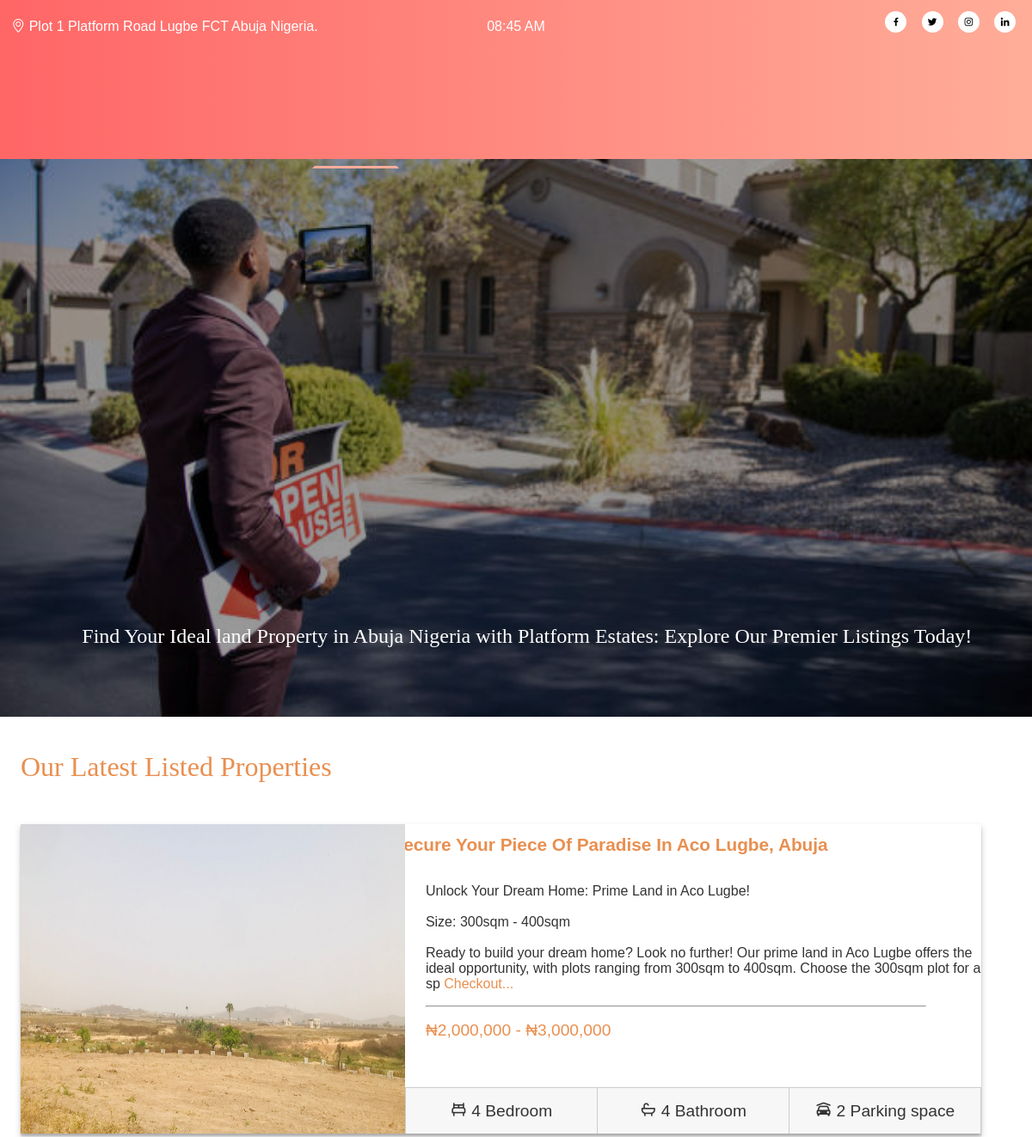
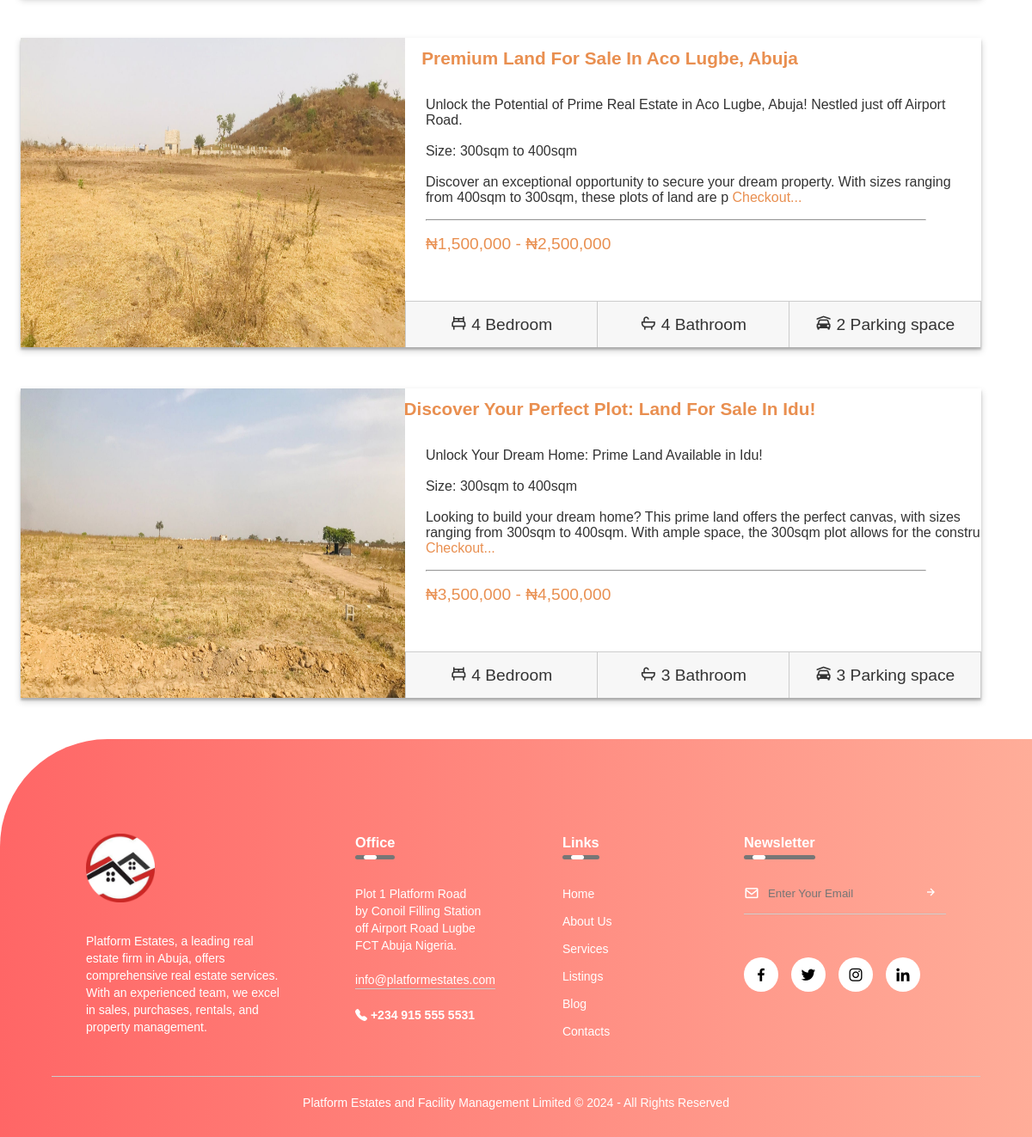
/listings/, run on the app's committed database (2 pictures, top to bottom).
### estates/models.py (models this page shows, shortened)
class Property(models.Model):
    title = models.CharField(max_length = 300)
    description = models.TextField()
    image = models.ImageField(upload_to = 'media/', null = True, blank = True)
    image_1 = models.ImageField(upload_to='media/', null = True, blank = True)
    image_2 = models.ImageField(upload_to='media/', null = True, blank = True)
    price = models.CharField(max_length = 300)
    location = models.CharField(max_length = 300)
    size = models.CharField(max_length = 300)
    bed = models.IntegerField(blank=False)
    toilet = models.IntegerField(blank=False)
    bathroom = models.IntegerField(blank=False)
    parking = models.IntegerField(blank=False)
    date_created = models.DateTimeField(auto_now_add = True)
    categories = models.ManyToManyField('Category', related_name = 'property')
    class Meta:
        verbose_name_plural = 'Properties'

### estates/views.py (the view)
# urls.py: path('listings/', views.listings, name = 'listings'),
def listings(request):
    current_datetime = datetime.now()
    newsletter = NewsletterForm()
    property = Property.objects.all().order_by('-date_created')
    context = {
        'title': 'Find Your Ideal land Property in Abuja Nigeria with Platform Estates: Explore Our Premier Listings Today!',
        'date': current_datetime,
        'property': property,
        'newsletter': newsletter,
    }
    return render(request, 'pages/listings.html', context)

### estates/forms.py
class NewsletterForm(forms.ModelForm):
    class Meta:
        model = Newsletter
        fields = ['email']

### estates/templates/pages/listings.html (shortened to what this page needs)
{% load static %}
<!DOCTYPE html>
<html>
    <head>
        <link rel = 'stylesheet' href='https://unpkg.com/boxicons@2.1.4/css/boxicons.min.css'>
        <link rel = 'stylesheet' href='https://cdn.jsdelivr.net/npm/bootstrap-icons@1.11.3/font/bootstrap-icons.min.css'>
        <link rel = 'stylesheet' href ='{% static 'head_foot.css' %}'>
        <link rel = 'stylesheet' href ='{% static 'listings.css' %}'>
    </head>
    <body>
        <div class = 'container'>
            <div class = 'pre_head'>
                <p> <span class = 'address'> <i class="bi bi-geo-alt"></i> Plot 1 Platform Road Lugbe FCT Abuja Nigeria.</span>
                    <span class = 'date'> {{ date|date:'H:i A' }} </span>
                    <span class = 'profile_links'>
                    <a href = 'https://www.facebook.com/profile.php?id=100089944118473'><i class='bx bxl-facebook'></i></a>
		            <a href = 'https://twitter.com/Platformestate3'><i class='bx bxl-twitter'></i></a>
		            <a href = 'https://www.instagram.com/platformestate/'><i class='bx bxl-instagram'></i></a>
		            <a href = 'https://ng.linkedin.com/in/platform-estates-bb3751263'><i class='bx bxl-linkedin'></i></a>
                    </span>
                </p>
            </div>
            <hr/>
    <header>
	    <div class="logo">
            <a href='/'><img src="{% static 'platform_logo (2).png' %}" alt="Platform Logo" class = 'logo'></a>
        </div>
	    <nav>
		    <ul>
			    <li><a href = '/' class = 'active'> Home </a></li>
			    <li><a href = '{% url 'about_us' %}'> About Us </a></li>
			    <li><a href = '{% url 'services' %}'> Services </a></li>
			    <li><a href = '{% url 'listings' %}'> Listings </a></li>
                <li><a href = '{% url 'blog' %}'> Blog </a></li>
			    <li><a href = '{% url 'contact' %}'> Contacts </a></li>
		    </ul>
	    </nav>
        <div class = 'quote'><p> Find Your Ideal land Property in Abuja Nigeria with Platform Estates: Explore Our Premier Listings Today! </p></div>
    </header>
    <div class = 'listing'>
        <h2> Our Latest Listed Properties </h2>
        <div class = 'contain'>
            {% block property %}
                {% for i in property %}
                    <div class = 'property_det'>
                        <h4><a href = '{% url 'listing_detail' i.pk %}'> {{ i.title }} </a></h4>
                        <img src = '{{ i.image.url }}' alt = 'Idu land'/>
                        <div class = 'detailed'>
                             <p>{{ i.description | slice:'300' | safe}} <a href = '{% url 'listing_detail' i.pk %}'> Checkout... </a></p>
                             <hr/>
                             <p><span> {{i.price}} </span></p>
                        </div>
                        <div class = 'table'>
                            <table>
                                <tbody>
                                    <tr>
                                        <td><i class='bx bx-bed'></i> {{ i.bed }} Bedroom </td>
                                        <td><i class='bx bx-bath'></i> {{ i.bathroom }} Bathroom </td>
                                        <td><i class='bx bxs-car-garage' ></i> {{ i.parking }} Parking space </td>
                                    </tr>
                                </tbody>
                            </table>
                        </div>
                    </div>
                {% endfor %}
            {% endblock %}
        </div>
    </div>
    <footer>
        <div class = 'row'>
            <div class = 'col'>
		    <img src = '{% static 'platform_logo.PNG' %}' alt = 'Logo' class = 'logo'>
                <p> Platform Estates, a leading real estate firm in Abuja, offers comprehensive real estate services. With an experienced team, we excel in sales, purchases, rentals, and property management.</p>
            </div>
            <div class = 'col'>
                <h3> Office <div class = 'underline'><span></span></div></h3>
                <p> Plot 1 Platform Road </p>
                <p> by Conoil Filling Station off Airport Road Lugbe  </p>
                <p> FCT Abuja Nigeria. </p>
                <p class = 'email_id'> info@platformestates.com </p>
                <h4><i class = "bi bi-telephone-fill"></i> +234 915 555 5531 </h4>
            </div>
            <div class = 'col'>
                <h3> Links <div class = 'underline'><span></span></div></h3>
                <ul>
                    <li><a href = '/'> Home </a></li>
                    <li><a href = '{% url 'about_us' %}'> About Us </a></li>
                    <li><a href = '{% url 'services' %}'> Services </a></li>
                    <li><a href = '{% url 'listings' %}'> Listings </a></li>
                    <li><a href = '{% url 'blog' %}'> Blog </a></li>
                    <li><a href = '{% url 'contact' %}'> Contacts </a></li>
                </ul>
            </div>
            <div class = 'col'>
                <h3> Newsletter <div class = 'underline'><span></span></div></h3>
                <form action="" method="post">
                    <i class='bx bx-envelope'></i>
                    <input type='email' name='email' maxlength='254' required id='id_email' placeholder = 'Enter Your Email'>
                    <button type = 'submit'> <i class='bx bx-right-arrow-alt'></i> </button>
                </form>
                <div class = 'social_icons'>
                    <a href = 'https://www.facebook.com/profile.php?id=100089944118473'><i class='bx bxl-facebook'></i></a>
		            <a href = 'https://twitter.com/Platformestate3'><i class='bx bxl-twitter'></i></a>
		            <a href = 'https://www.instagram.com/platformestate/'><i class='bx bxl-instagram'></i></a>
		            <a href = 'https://ng.linkedin.com/in/platform-estates-bb3751263'><i class='bx bxl-linkedin'></i></a>
                </div>
            </div>
        </div>
        <hr/>
        <p class = 'copyright'> Platform Estates and Facility Management Limited &copy; {{ date|date:'Y' }} - All Rights Reserved </p>
    </footer>
</body>
</html>

### estates/static/head_foot.css (style rules this page uses)
* { margin: 0; padding: 0; box-sizing: border-box; font-family: 'poppins', sans-serif; }
.pre_head { position: absolute; top: 0; left: 0; height: 7%; width: 100%; z-index: 2; background: linear-gradient(to right,#ff6666, #ffad99); color: #fff; font-size: 1em; font-family: 'Montserrat', sans-serif; }
.pre_head p { padding-top: 1.1%; text-align: center; position: relative; }
.pre_head .address { position: absolute; left: 0; padding-left: 0.5%; padding-top: 0.7%; transform: translateX(2%) }
.pre_head .date { display: inline-block; padding-top: 0.7%; }
.pre_head .profile_links { position: absolute; right: 0; padding-right: 0.5%; }
.profile_links i { width: 25px; height: 25px; border-radius: 50%; text-align: center; line-height: 25px; font-size: .8em; color: #000; background: #fff; margin-right: 1em; cursor: pointer; }
header { height: 100vh; position: relative; width: 100%; }
header::before { content: ''; position: absolute; top: 0; left: 0; width: 100%; height: 100vh; background-color: rgba(0, 0, 0, 0.4); }
header .logo { width: 40%; max-width: 50%; position: absolute; top: 2.8em; left: 2%; height: auto; cursor: pointer; }
nav { background: transparent; width: 100%; position: absolute; top: 12%; }
nav ul li { display: inline-block; line-height: 5em; margin: 0 0.3em; }
nav ul { float: right; margin-right: 3.3em; }
nav ul li a { color: #fff; text-decoration: none; font-weight: bold; font-size: 1.25em; padding: 0.6em 1em; border: 3px solid transparent; transition: .2s; cursor: pointer; }
nav ul li a:hover, nav ul li a.active { border-bottom-color: #FFAD99; }
header .quote { position: absolute; bottom: 4.4em; right: 3.1em; padding: 0.6em; background: transparent; box-shadow: 0 0.125em 0.25em rgba(0, 0, 0, 0.1); color: #fff; text-align: center; }
header .quote p { font-size: 2vw; font-family: 'Tangerine', serif; width: 44em; }
footer { width: 100%; position: static; bottom: 0; background: linear-gradient(to right,#ff6666, #ffad99); color: #fff; padding: 100px 0 30px; border-top-left-radius: 125px; font-size: 14px; line-height: 20px; margin-top: 1.5em; }
footer .row { width: 85%; margin: auto; display: flex; flex-wrap: wrap; align-items: flex-start; justify-content: space-between; }
footer .logo { width: 80px; margin-bottom: 30px; }
footer .col { flex-basis: 25%; padding: 10px; }
footer .col:nth-child(2), footer .col:nth-child(3) { flex-basis: 15%; }
.col h3 { width: fit-content; margin-bottom: 40px; position: relative; }
.col .email_id { width: fit-content; border-bottom: 1px solid #ccc; margin: 20px 0; }
footer ul li { list-style: none; margin-bottom: 12px; }
footer ul a { text-decoration: none; color: #fff; cursor: pointer; }
footer form { padding-bottom: 15px; display: flex; align-items: center; justify-content: space-between; border-bottom: 1px solid #ccc; margin-bottom: 50px; }
footer form i { font-size: 18px; margin-right: 10px; }
footer form input { width: 100%; background: transparent; color: #ccc; border: 0; outline: none; }
footer form button { background: transparent; border: 0; outline: none; cursor: pointer; }
footer form button .bx-right-arrow-alt { font-size: 16px; color: #fff; }
footer .social_icons { display: flex; }
footer .social_icons i { width: 40px; height: 40px; border-radius: 50%; text-align: center; line-height: 40px; font-size: 20px; color: #000; background: #fff; margin-right: 15px; cursor: pointer; }
footer hr { width: 90%; border: 0; border-bottom: 1px solid #ccc; margin: 20px auto; }
footer .copyright { text-align: center; }
footer .underline { width: 100%; height: 5px; background: #767676; border-radius: 3px; position: absolute; top: 25px; left: 0; overflow: hidden; }
footer .underline span { width: 15px; height: 100%; background: #fff; border-radius: 3px; position: absolute; top: 0; left: 10px; animation: moving 2s linear infinite; }

### data on the page
Property: title "Secure Your Piece Of Paradise In Aco Lugbe, Abuja", image (picture), description "Unlock Your Dream Home: Prime Land in Aco Lugbe! Size: 300sqm - 400sqm Ready to build your dream home? Look no further! Our prime land in Aco Lugbe offers the ideal opportunity, with plots ranging from 300sqm to 400sqm. Choose the 300sqm plot for a sp", price "₦2,000,000 - ₦3,000,000", bed "4", bathroom "4", parking "2"
Property: title "Premium Land For Sale In Aco Lugbe, Abuja", image (picture), description "Unlock the Potential of Prime Real Estate in Aco Lugbe, Abuja! Nestled just off Airport Road. Size: 300sqm to 400sqm Discover an exceptional opportunity to secure your dream property. With sizes ranging from 400sqm to 300sqm, these plots of land are p", price "₦1,500,000 - ₦2,500,000", bed "4", bathroom "4", parking "2"
Property: title "Discover Your Perfect Plot: Land For Sale In Idu!", image (picture), description "Unlock Your Dream Home: Prime Land Available in Idu! Size: 300sqm to 400sqm Looking to build your dream home? This prime land offers the perfect canvas, with sizes ranging from 300sqm to 400sqm. With ample space, the 300sqm plot allows for the constru", price "₦3,500,000 - ₦4,500,000", bed "4", bathroom "3", parking "3"

### other printed values
{{ date|date:'H:i A' }} "08:45 AM"
{{ date|date:'Y' }} "2024"
